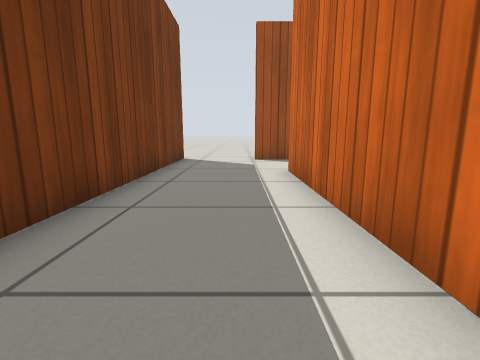
[1] (above)

20 first-person views from a walk through a Gazebo world. The camera is 0.5 m above the floor, tilts 10° down and sees 85° across. The floor is counted in squares, 0.5 m on a side. Each view is taken from the middle of a square. On the plan, view 1 faces up. The plan holds only what a view shows up to about 11 squares ahead; the rest is blank. Gazebo's built-in surfaces are drawn with simple patterns.

[2]
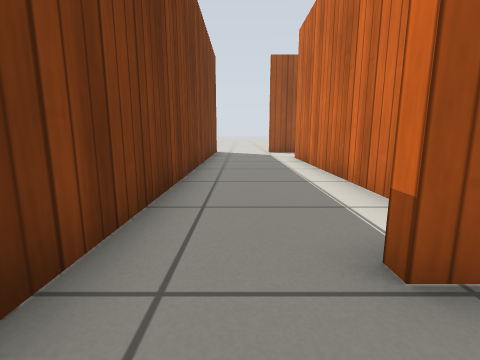

[3]
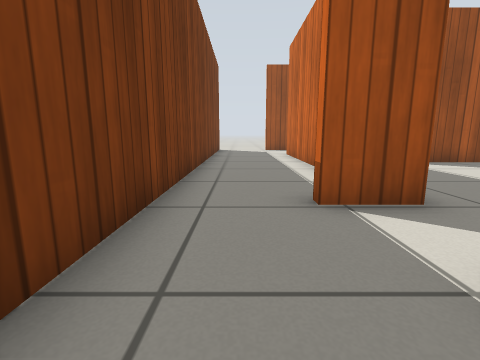

[4]
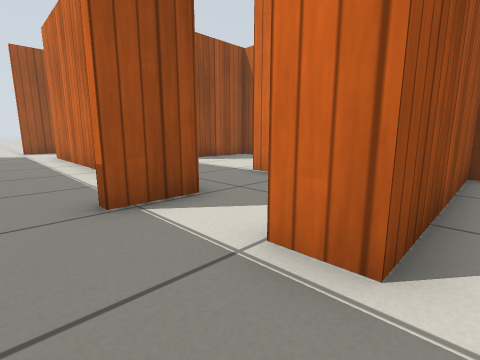

[5]
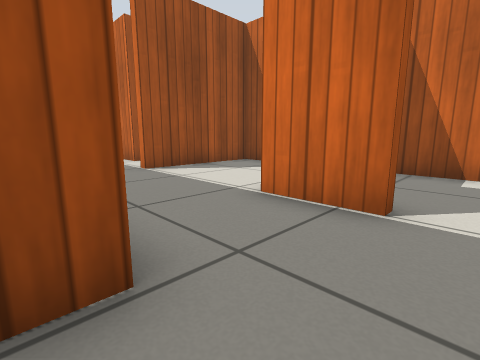

[6]
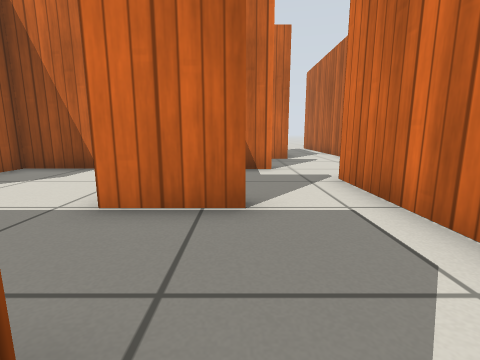

[7]
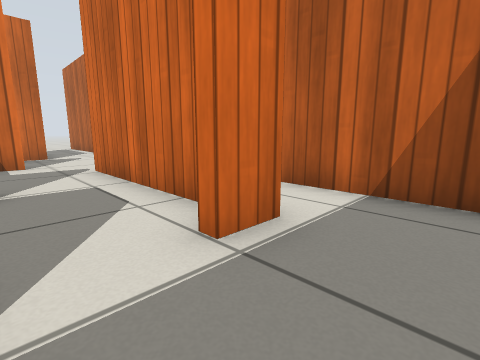

[8]
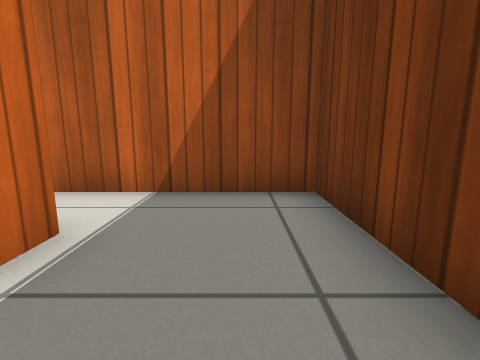

[9]
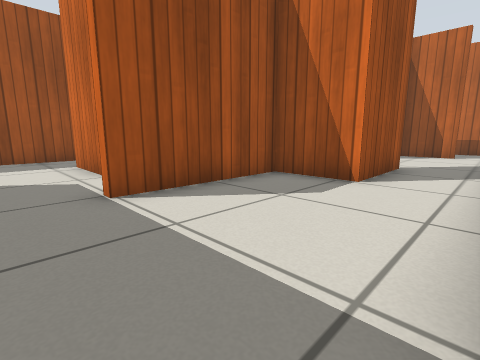

[10]
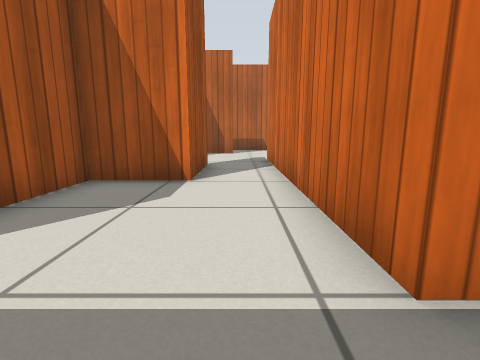

[11]
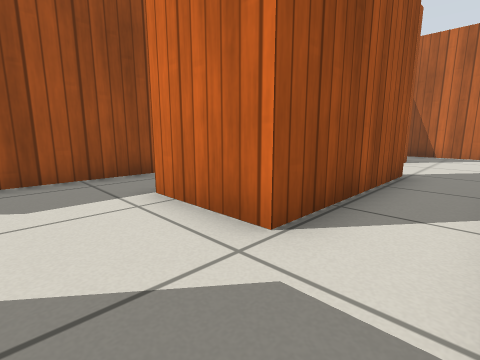

[12]
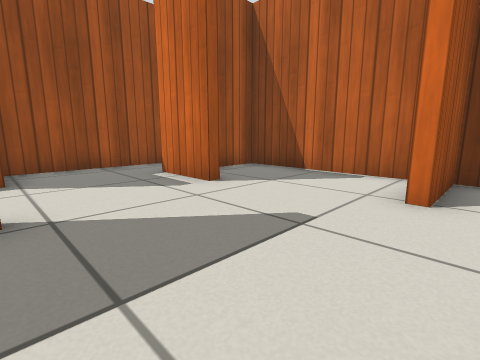

[13]
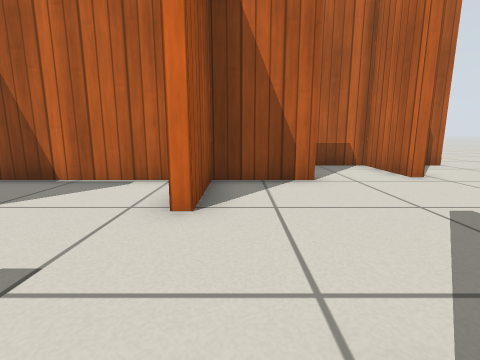

[14]
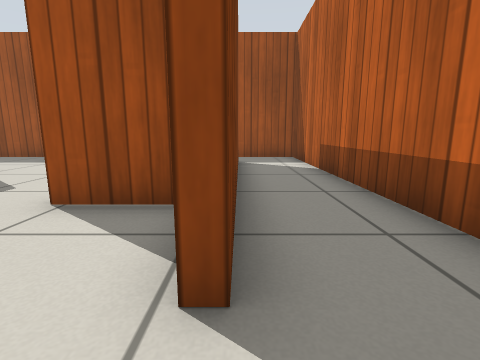

[15]
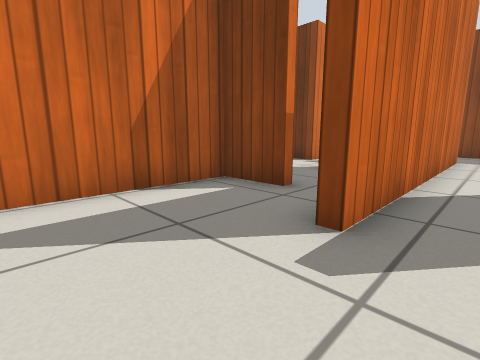

[16]
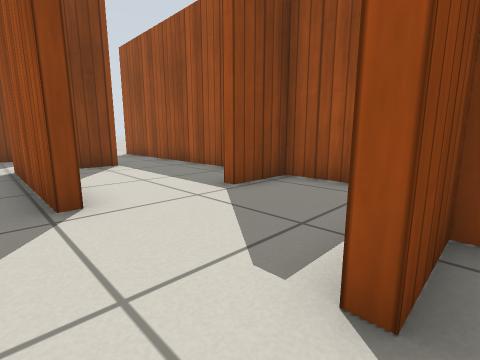

[17]
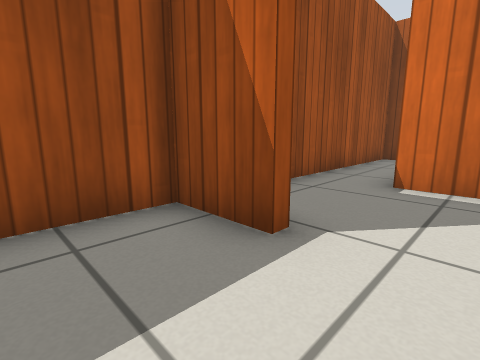

[18]
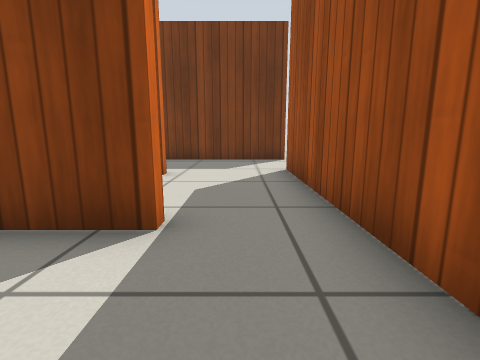

[19]
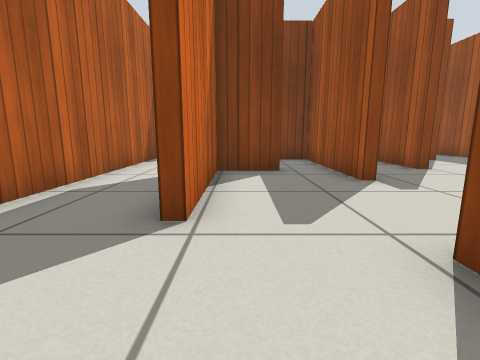

[20]
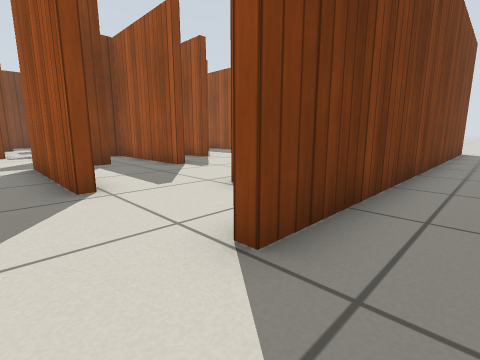

### Floor plan
Points are (right, up) in squares from view 1. A wall is a line through its corners. A room is listed if a view was taken in it or the views show most of it. See-through windows are left out.
Room 1 (views 1, 2, 7, 8)
walls: (1.3, -0.1) (1.3, 7.1); (0.1, -2.4) (0.1, -2); (2.5, 10.3) (0.5, 10.3); (-2.3, 10.9) (-2.3, -4.4)
ways out: opening at (-0.5, -5) to room 2; opening at (1.5, -3.5) to room 3; opening at (2, 8.5) to room 8; opening at (-0.5, 10)
Room 2 (views 3, 4)
walls: (-2.3, -4.4) (-2.3, -7.4) (2.3, -7.4); (6.6, -5.5) (0.8, -5.5) (0.8, -4.6)
ways out: opening at (-0.5, -5) to room 1
Room 3 (views 5, 6, 9)
walls: (4.4, -3.1) (4.4, -1.1); (1.6, -2.4) (0.1, -2.4); (2, -5.2) (4.4, -5.2); (0.8, -4.6) (1.2, -4.6); (1.6, -0.6) (1.6, -1.4)
ways out: opening at (1.5, -3.5) to room 1; opening at (3.5, -1.5) to room 4; opening at (5, -4) to room 7
Room 4 (view 10)
walls: (4.4, -1.1) (8.6, -1.1); (8.6, 1.1) (8.6, 3.3) (4.4, 3.3)
ways out: opening at (3.5, -1.5) to room 3; opening at (3.5, 3) to room 5; opening at (8, 0) to room 5
Room 5 (views 11, 12, 13, 14, 15, 16, 17, 18)
walls: (13.4, 6.2) (13.4, 8.4); (11.6, 1.5) (11.6, 1.1) (8.6, 1.1); (10.1, 5.6) (5.1, 5.6) (5.1, 8.1) (5.4, 8.1) (5.4, 6.5); (16.6, 3.4) (16.6, 8.1) (13.7, 8.1) (13.7, 6.4); (16.9, 5) (16.9, 0.4); (16.6, 0.3) (16.6, 2.6) (14.3, 2.6) (14.3, 3); (13.5, -1.4) (12.5, -1.4); (16.9, 8.1) (16.9, 7.5); (8.6, -1.1) (13.5, -1.1); (19.3, 1.4) (19.3, 10.3) (10.3, 10.3) (10.3, 8.5) (10, 8.5) (10, 10.3) (4.5, 10.3); (11.9, -2.9) (11.9, -4.6) (16.1, -4.6); (17, -2) (19.3, -2) (19.3, -0.4); (1.6, 7.1) (1.6, 5.5)
ways out: opening at (3.5, 3) to room 4; opening at (8, 0) to room 4; opening at (17, -3) to room 6; opening at (3.5, 6.5) to room 8; opening at (5, 9) to room 8; opening at (12, -2) to room 9
Room 6 (views 19, 20)
walls: (17, -2.4) (17, -2); (16.1, -4.6) (16.1, -4.9) (11.6, -4.9) (11.6, -4.1); (19.3, -4.5) (19.3, -3.9); (8.8, -2.6) (8.8, -4); (8.1, -7.4) (15.4, -7.4); (19.6, 8.9) (19.6, -4.5)
ways out: opening at (17, -3) to room 5; opening at (9, -5.5) to room 7; opening at (10.5, -3) to room 9
Room 7 (no view inside)
walls: (8.6, -4) (8.6, -2.1); (4.4, -5.2) (6.8, -5.2) (6.8, -6.1)
ways out: opening at (5, -4) to room 3; opening at (9, -5.5) to room 6
Room 8 (no view inside)
walls: (4.5, 10.3) (2.5, 10.3)
ways out: opening at (2, 8.5) to room 1; opening at (3.5, 6.5) to room 5; opening at (5, 9) to room 5
Room 9 (no view inside)
walls: (11.5, -2.9) (11.9, -2.9); (12.5, -1.4) (8.8, -1.4) (8.8, -2.6)
ways out: opening at (12, -2) to room 5; opening at (10.5, -3) to room 6

Positions as (right, up) in squares from view 1, and headings:
1: (0, 0), facing up
2: (-1, -4), facing up
3: (-1, -6), facing up
4: (-1, -6), facing up-right
5: (1, -4), facing up-right
6: (1, -3), facing right
7: (-1, -3), facing down-right
8: (-1, -3), facing down
9: (3, -1), facing up-right
10: (3, 0), facing right
11: (3, 4), facing up-right
12: (10, 2), facing up-right
13: (11, 2), facing right
14: (17, -1), facing up
15: (16, 0), facing down-left
16: (14, 5), facing up-left
17: (8, 7), facing up-right
18: (8, 9), facing left
19: (19, -4), facing left
20: (21, -6), facing up-left
